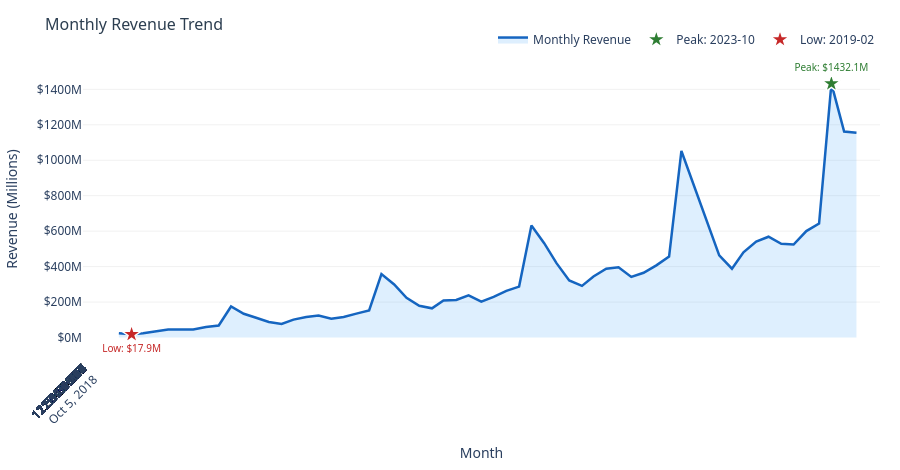
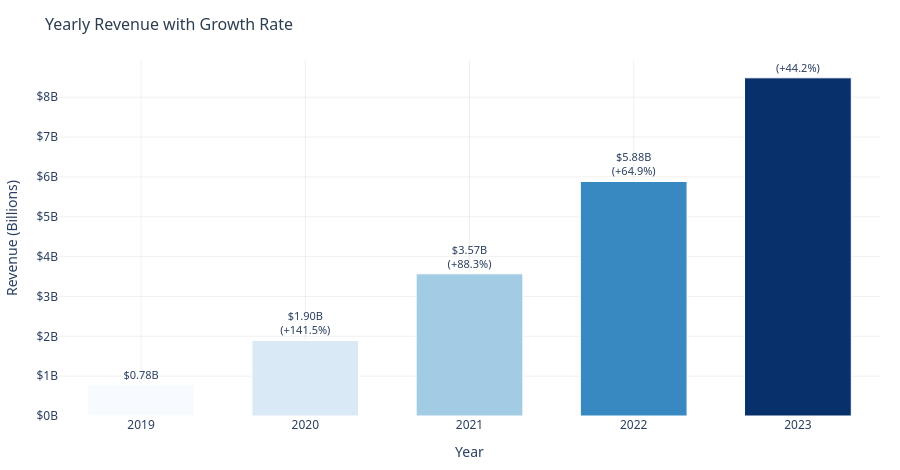
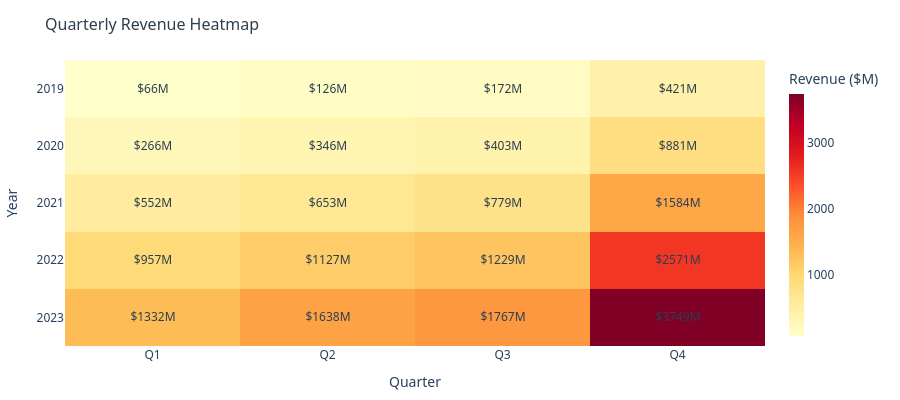
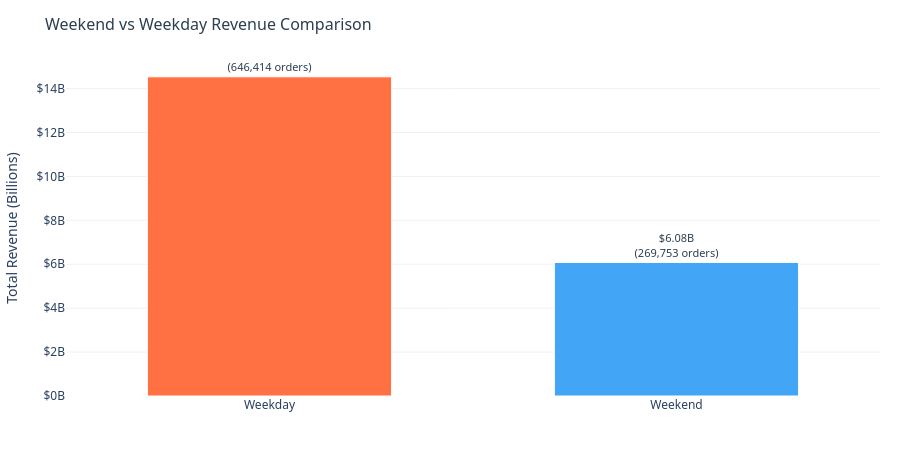

The notebook cell saved with these charts, in order:
### Markdown cell above
#### 6.2 Time Series Revenue Analysis

### Code cell
#
# Time Series Revenue Analysis
# Purpose: Identify revenue trends over time
#          Monthly and yearly revenue patterns
#          Business insight: Seasonality and growth trends
#

import plotly.graph_objects as go
import plotly.express as px
import numpy as np


print(f"{'TIME SERIES REVENUE ANALYSIS':^60}")


# -- Query 1: Monthly revenue trend --
monthly_revenue = spark.sql("""
    SELECT
        d.year,
        d.month_number,
        d.month_name,
        CONCAT(d.year, '-', LPAD(d.month_number, 2, '0'))
            AS year_month,
        COUNT(f.sales_sk)                   AS total_orders,
        ROUND(SUM(f.line_total), 2)         AS monthly_revenue,
        ROUND(AVG(f.line_total), 2)         AS avg_order_value,
        COUNT(DISTINCT f.customer_sk)       AS unique_customers,
        ROUND(AVG(f.discount_pct) * 100, 2) AS avg_discount_pct
    FROM FACT_SALES f
    JOIN DIM_DATE d ON f.date_sk = d.date_sk
    GROUP BY d.year, d.month_number, d.month_name,
             year_month
    ORDER BY d.year, d.month_number
""")

# -- Query 2: Yearly revenue summary --
yearly_revenue = spark.sql("""
    SELECT
        d.year,
        COUNT(f.sales_sk)               AS total_orders,
        ROUND(SUM(f.line_total), 2)     AS yearly_revenue,
        ROUND(AVG(f.line_total), 2)     AS avg_order_value,
        COUNT(DISTINCT f.customer_sk)   AS unique_customers,
        COUNT(DISTINCT f.product_sk)    AS unique_products_sold
    FROM FACT_SALES f
    JOIN DIM_DATE d ON f.date_sk = d.date_sk
    GROUP BY d.year
    ORDER BY d.year
""")

# -- Query 3: Weekend vs weekday revenue --
weekend_analysis = spark.sql("""
    SELECT
        CASE WHEN d.is_weekend = true
             THEN 'Weekend' ELSE 'Weekday' END AS day_type,
        COUNT(f.sales_sk)               AS total_orders,
        ROUND(SUM(f.line_total), 2)     AS total_revenue,
        ROUND(AVG(f.line_total), 2)     AS avg_order_value
    FROM FACT_SALES f
    JOIN DIM_DATE d ON f.date_sk = d.date_sk
    GROUP BY d.is_weekend
    ORDER BY day_type
""")

# -- Query 4: Quarter revenue --
quarter_revenue = spark.sql("""
    SELECT
        d.year,
        d.quarter,
        ROUND(SUM(f.line_total), 2)   AS quarterly_revenue,
        COUNT(f.sales_sk)             AS total_orders
    FROM FACT_SALES f
    JOIN DIM_DATE d ON f.date_sk = d.date_sk
    GROUP BY d.year, d.quarter
    ORDER BY d.year, d.quarter
""")

monthly_pd  = monthly_revenue.toPandas()
yearly_pd   = yearly_revenue.toPandas()
weekend_pd  = weekend_analysis.toPandas()
quarter_pd  = quarter_revenue.toPandas()

plot_dir = OUTPUT_DIRS["plots"]

# -- VISUALIZATION WITH PLOTLY --

# --- Plot 1: Monthly Revenue Trend (Area + Line) ---
max_idx = monthly_pd["monthly_revenue"].idxmax()
min_idx = monthly_pd["monthly_revenue"].idxmin()

fig1 = go.Figure()
fig1.add_trace(go.Scatter(
    x=monthly_pd["year_month"],
    y=monthly_pd["monthly_revenue"] / 1e6,
    mode="lines",
    fill="tozeroy",
    fillcolor="rgba(33,150,243,0.15)",
    line=dict(color="#1565C0", width=2.5),
    hovertemplate=(
        "<b>%{x}</b><br>"
        "Revenue: $%{y:.1f}M<br>"
        "<extra></extra>"
    ),
    name="Monthly Revenue"
))
# Peak marker
fig1.add_trace(go.Scatter(
    x=[monthly_pd.loc[max_idx, "year_month"]],
    y=[monthly_pd.loc[max_idx, "monthly_revenue"] / 1e6],
    mode="markers+text",
    marker=dict(color="#2e7d32", size=14, symbol="star", line=dict(color="white", width=1.5)),
    text=[f"Peak: ${monthly_pd.loc[max_idx, 'monthly_revenue']/1e6:.1f}M"],
    textposition="top center",
    textfont=dict(size=10, color="#2e7d32"),
    name=f"Peak: {monthly_pd.loc[max_idx, 'year_month']}",
    showlegend=True
))
# Low marker
fig1.add_trace(go.Scatter(
    x=[monthly_pd.loc[min_idx, "year_month"]],
    y=[monthly_pd.loc[min_idx, "monthly_revenue"] / 1e6],
    mode="markers+text",
    marker=dict(color="#c62828", size=14, symbol="star", line=dict(color="white", width=1.5)),
    text=[f"Low: ${monthly_pd.loc[min_idx, 'monthly_revenue']/1e6:.1f}M"],
    textposition="bottom center",
    textfont=dict(size=10, color="#c62828"),
    name=f"Low: {monthly_pd.loc[min_idx, 'year_month']}",
    showlegend=True
))
fig1.update_layout(
    title=dict(text="Monthly Revenue Trend", font=dict(size=16, color="#2c3e50")),
    xaxis=dict(title="Month", gridcolor="rgba(0,0,0,0.06)", tickangle=-45, dtick=3),
    yaxis=dict(title="Revenue (Millions)", gridcolor="rgba(0,0,0,0.06)", tickprefix="$", ticksuffix="M"),
    plot_bgcolor="white",
    height=470,
    margin=dict(l=20, r=20, t=60, b=60),
    font=dict(family="Segoe UI, sans-serif", size=12),
    legend=dict(orientation="h", yanchor="bottom", y=1.02, xanchor="right", x=1)
)
fig1.show()
fig1.write_image(os.path.join(plot_dir, "6_2_monthly_revenue_trend.png"), scale=2)
print("  Saved: 6_2_monthly_revenue_trend.png")

# --- Plot 2: Yearly Revenue with Growth Rate ---
yearly_pd["growth_pct"] = yearly_pd["yearly_revenue"].pct_change() * 100
growth_text = []
for i, row in yearly_pd.iterrows():
    if i == 0 or np.isnan(row["growth_pct"]):
        growth_text.append(f"${row['yearly_revenue']/1e9:.2f}B")
    else:
        arrow = "+" if row["growth_pct"] > 0 else ""
        growth_text.append(f"${row['yearly_revenue']/1e9:.2f}B<br>({arrow}{row['growth_pct']:.1f}%)")

fig2 = go.Figure()
fig2.add_trace(go.Bar(
    x=yearly_pd["year"].astype(str),
    y=yearly_pd["yearly_revenue"] / 1e9,
    marker=dict(
        color=yearly_pd["yearly_revenue"],
        colorscale="Blues",
        line=dict(color="white", width=1)
    ),
    text=growth_text,
    textposition="outside",
    textfont=dict(size=11),
    hovertemplate=(
        "<b>Year %{x}</b><br>"
        "Revenue: $%{y:.2f}B<br>"
        "Orders: %{customdata[0]:,}<br>"
        "Customers: %{customdata[1]:,}<br>"
        "<extra></extra>"
    ),
    customdata=yearly_pd[["total_orders", "unique_customers"]].values
))
fig2.update_layout(
    title=dict(text="Yearly Revenue with Growth Rate", font=dict(size=16, color="#2c3e50")),
    xaxis=dict(title="Year", gridcolor="rgba(0,0,0,0.06)"),
    yaxis=dict(title="Revenue (Billions)", gridcolor="rgba(0,0,0,0.06)", tickprefix="$", ticksuffix="B"),
    plot_bgcolor="white",
    height=470,
    margin=dict(l=20, r=20, t=60, b=40),
    font=dict(family="Segoe UI, sans-serif", size=12),
    bargap=0.35
)
fig2.show()
fig2.write_image(os.path.join(plot_dir, "6_2_yearly_revenue_growth.png"), scale=2)
print("  Saved: 6_2_yearly_revenue_growth.png")

# --- Plot 3: Quarterly Revenue Heatmap ---
quarter_pivot = quarter_pd.pivot(index="year", columns="quarter", values="quarterly_revenue") / 1e6

fig3 = go.Figure(data=go.Heatmap(
    z=quarter_pivot.values,
    x=[str(q) if str(q).startswith("Q") else f"Q{int(q)}" for q in quarter_pivot.columns],
    y=quarter_pivot.index.astype(str),
    colorscale="YlOrRd",
    text=[[f"${v:.0f}M" if not np.isnan(v) else "" for v in row] for row in quarter_pivot.values],
    texttemplate="%{text}",
    textfont=dict(size=12, color="#2c3e50"),
    hovertemplate=(
        "Year: %{y}<br>"
        "%{x}<br>"
        "Revenue: %{text}<br>"
        "<extra></extra>"
    ),
    colorbar=dict(title="Revenue ($M)", thickness=15)
))
fig3.update_layout(
    title=dict(text="Quarterly Revenue Heatmap", font=dict(size=16, color="#2c3e50")),
    xaxis=dict(title="Quarter", side="bottom"),
    yaxis=dict(title="Year", autorange="reversed"),
    plot_bgcolor="white",
    height=400,
    margin=dict(l=20, r=20, t=60, b=40),
    font=dict(family="Segoe UI, sans-serif", size=12)
)
fig3.show()
fig3.write_image(os.path.join(plot_dir, "6_2_quarterly_heatmap.png"), scale=2)
print("  Saved: 6_2_quarterly_heatmap.png")

# --- Plot 4: Weekend vs Weekday Revenue Comparison ---
fig4 = go.Figure()
fig4.add_trace(go.Bar(
    x=weekend_pd["day_type"],
    y=weekend_pd["total_revenue"] / 1e9,
    marker=dict(
        color=["#FF7043", "#42A5F5"],
        line=dict(color="white", width=1)
    ),
    text=[f"${v/1e9:.2f}B<br>({o:,} orders)" for v, o in zip(weekend_pd["total_revenue"], weekend_pd["total_orders"])],
    textposition="outside",
    textfont=dict(size=11, color="#2c3e50"),
    hovertemplate=(
        "<b>%{x}</b><br>"
        "Revenue: $%{y:.2f}B<br>"
        "Avg Order: $%{customdata[0]:,.2f}<br>"
        "<extra></extra>"
    ),
    customdata=weekend_pd[["avg_order_value"]].values
))
fig4.update_layout(
    title=dict(text="Weekend vs Weekday Revenue Comparison", font=dict(size=16, color="#2c3e50")),
    xaxis=dict(title=""),
    yaxis=dict(title="Total Revenue (Billions)", gridcolor="rgba(0,0,0,0.06)", tickprefix="$", ticksuffix="B"),
    plot_bgcolor="white",
    height=450,
    margin=dict(l=20, r=20, t=60, b=40),
    font=dict(family="Segoe UI, sans-serif", size=12),
    bargap=0.4
)
fig4.show()
fig4.write_image(os.path.join(plot_dir, "6_2_weekend_vs_weekday.png"), scale=2)
print("  Saved: 6_2_weekend_vs_weekday.png")

# -- Business insights --
print(f"\n  BUSINESS INSIGHTS:")
print(f"  {'-'*55}")
best_year  = yearly_pd.loc[yearly_pd["yearly_revenue"].idxmax()]
best_month = monthly_pd.loc[monthly_pd["monthly_revenue"].idxmax()]
print(f"  Best year        : {int(best_year['year'])} "
      f"(${best_year['yearly_revenue']/1e9:.2f}B)")
print(f"  Best month       : {best_month['year_month']} "
      f"(${best_month['monthly_revenue']/1e6:.1f}M)")
print(f"\n  Yearly summary:")
yearly_revenue.show(truncate=False)
print("=" * 60)
print("  Cell complete")
print("=" * 60)

### Figure 1 — Plotly figure (JSON) as saved in the notebook; plotly's stock layout.template omitted (floating-point values rounded to 4 significant figures)
{"data": [{"fill": "tozeroy", "fillcolor": "rgba(33,150,243,0.15)", "hovertemplate": "<b>%{x}</b><br>Revenue: $%{y:.1f}M<br><extra></extra>", "line": {"color": "#1565C0", "width": 2.5}, "mode": "lines", "name": "Monthly Revenue", "type": "scatter", "x": ["2019-01", "2019-02", "2019-03", "2019-04", "2019-05", "2019-06", "2019-07", "2019-08", "2019-09", "2019-10", "2019-11", "2019-12", "2020-01", "2020-02", "2020-03", "2020-04", "2020-05", "2020-06", "2020-07", "2020-08", "2020-09", "2020-10", "2020-11", "2020-12", "2021-01", "2021-02", "2021-03", "2021-04", "2021-05", "2021-06", "2021-07", "2021-08", "2021-09", "2021-10", "2021-11", "2021-12", "2022-01", "2022-02", "2022-03", "2022-04", "2022-05", "2022-06", "2022-07", "2022-08", "2022-09", "2022-10", "2022-11", "2022-12", "2023-01", "2023-02", "2023-03", "2023-04", "2023-05", "2023-06", "2023-07", "2023-08", "2023-09", "2023-10", "2023-11", "2023-12"], "y": [24.01, 17.91, 24.12, 35.71, 45.2, 45.54, 44.8, 59.35, 67.57, 174.9, 134.0, 111.7, 88.07, 76.81, 101.0, 115.2, 123.8, 106.6, 115.6, 134.7, 152.7, 357.7, 299.4, 223.5, 178.7, 164.9, 208.7, 212.0, 238.4, 202.5, 229.1, 262.8, 287.2, 632.0, 532.3, 419.7, 321.7, 291.1, 344.4, 387.9, 396.8, 342.0, 365.2, 407.1, 456.9, 1052.0, 857.7, 661.3, 463.4, 388.0, 480.5, 541.0, 568.6, 528.8, 524.3, 600.5, 642.6, 1432.0, 1162.0, 1155.0]}, {"marker": {"color": "#2e7d32", "line": {"color": "white", "width": 1.5}, "size": 14, "symbol": "star"}, "mode": "markers+text", "name": "Peak: 2023-10", "showlegend": true, "text": ["Peak: $1432.1M"], "textfont": {"color": "#2e7d32", "size": 10}, "textposition": "top center", "type": "scatter", "x": ["2023-10"], "y": [1432.0]}, {"marker": {"color": "#c62828", "line": {"color": "white", "width": 1.5}, "size": 14, "symbol": "star"}, "mode": "markers+text", "name": "Low: 2019-02", "showlegend": true, "text": ["Low: $17.9M"], "textfont": {"color": "#c62828", "size": 10}, "textposition": "bottom center", "type": "scatter", "x": ["2019-02"], "y": [17.91]}], "layout": {"font": {"family": "Segoe UI, sans-serif", "size": 12}, "height": 470, "legend": {"orientation": "h", "x": 1, "xanchor": "right", "y": 1.02, "yanchor": "bottom"}, "margin": {"b": 60, "l": 20, "r": 20, "t": 60}, "plot_bgcolor": "white", "title": {"font": {"color": "#2c3e50", "size": 16}, "text": "Monthly Revenue Trend"}, "xaxis": {"dtick": 3, "gridcolor": "rgba(0,0,0,0.06)", "tickangle": -45, "title": {"text": "Month"}}, "yaxis": {"gridcolor": "rgba(0,0,0,0.06)", "tickprefix": "$", "ticksuffix": "M", "title": {"text": "Revenue (Millions)"}}}}

### Figure 2 — Plotly figure (JSON) as saved in the notebook; plotly's stock layout.template omitted (floating-point values rounded to 4 significant figures)
{"data": [{"customdata": [[35052, 12064], [84685, 25295], [159319, 41149], [259807, 58725], [377304, 75277]], "hovertemplate": "<b>Year %{x}</b><br>Revenue: $%{y:.2f}B<br>Orders: %{customdata[0]:,}<br>Customers: %{customdata[1]:,}<br><extra></extra>", "marker": {"color": [784900000.0, 1895000000.0, 3568000000.0, 5884000000.0, 8487000000.0], "colorscale": [[0, "rgb(247,251,255)"], [0.125, "rgb(222,235,247)"], [0.25, "rgb(198,219,239)"], [0.375, "rgb(158,202,225)"], [0.5, "rgb(107,174,214)"], [0.625, "rgb(66,146,198)"], [0.75, "rgb(33,113,181)"], [0.875, "rgb(8,81,156)"], [1, "rgb(8,48,107)"]], "line": {"color": "white", "width": 1}}, "text": ["$0.78B", "$1.90B<br>(+141.5%)", "$3.57B<br>(+88.3%)", "$5.88B<br>(+64.9%)", "$8.49B<br>(+44.2%)"], "textfont": {"size": 11}, "textposition": "outside", "type": "bar", "x": ["2019", "2020", "2021", "2022", "2023"], "y": [0.7849, 1.895, 3.568, 5.884, 8.487]}], "layout": {"bargap": 0.35, "font": {"family": "Segoe UI, sans-serif", "size": 12}, "height": 470, "margin": {"b": 40, "l": 20, "r": 20, "t": 60}, "plot_bgcolor": "white", "title": {"font": {"color": "#2c3e50", "size": 16}, "text": "Yearly Revenue with Growth Rate"}, "xaxis": {"gridcolor": "rgba(0,0,0,0.06)", "title": {"text": "Year"}}, "yaxis": {"gridcolor": "rgba(0,0,0,0.06)", "tickprefix": "$", "ticksuffix": "B", "title": {"text": "Revenue (Billions)"}}}}

### Figure 3 — Plotly figure (JSON) as saved in the notebook; plotly's stock layout.template omitted (floating-point values rounded to 4 significant figures)
{"data": [{"colorbar": {"thickness": 15, "title": {"text": "Revenue ($M)"}}, "colorscale": [[0, "rgb(255,255,204)"], [0.125, "rgb(255,237,160)"], [0.25, "rgb(254,217,118)"], [0.375, "rgb(254,178,76)"], [0.5, "rgb(253,141,60)"], [0.625, "rgb(252,78,42)"], [0.75, "rgb(227,26,28)"], [0.875, "rgb(189,0,38)"], [1, "rgb(128,0,38)"]], "hovertemplate": "Year: %{y}<br>%{x}<br>Revenue: %{text}<br><extra></extra>", "text": [["$66M", "$126M", "$172M", "$421M"], ["$266M", "$346M", "$403M", "$881M"], ["$552M", "$653M", "$779M", "$1584M"], ["$957M", "$1127M", "$1229M", "$2571M"], ["$1332M", "$1638M", "$1767M", "$3749M"]], "textfont": {"color": "#2c3e50", "size": 12}, "texttemplate": "%{text}", "type": "heatmap", "x": ["Q1", "Q2", "Q3", "Q4"], "y": ["2019", "2020", "2021", "2022", "2023"], "z": [[66.04, 126.4, 171.7, 420.7], [265.9, 345.6, 403.0, 880.6], [552.2, 652.9, 779.0, 1584.0], [957.2, 1127.0, 1229.0, 2571.0], [1332.0, 1638.0, 1767.0, 3749.0]]}], "layout": {"font": {"family": "Segoe UI, sans-serif", "size": 12}, "height": 400, "margin": {"b": 40, "l": 20, "r": 20, "t": 60}, "plot_bgcolor": "white", "title": {"font": {"color": "#2c3e50", "size": 16}, "text": "Quarterly Revenue Heatmap"}, "xaxis": {"side": "bottom", "title": {"text": "Quarter"}}, "yaxis": {"autorange": "reversed", "title": {"text": "Year"}}}}

### Figure 4 — Plotly figure (JSON) as saved in the notebook; plotly's stock layout.template omitted (floating-point values rounded to 4 significant figures)
{"data": [{"customdata": [[22490.0], [22540.0]], "hovertemplate": "<b>%{x}</b><br>Revenue: $%{y:.2f}B<br>Avg Order: $%{customdata[0]:,.2f}<br><extra></extra>", "marker": {"color": ["#FF7043", "#42A5F5"], "line": {"color": "white", "width": 1}}, "text": ["$14.54B<br>(646,414 orders)", "$6.08B<br>(269,753 orders)"], "textfont": {"color": "#2c3e50", "size": 11}, "textposition": "outside", "type": "bar", "x": ["Weekday", "Weekend"], "y": [14.54, 6.08]}], "layout": {"bargap": 0.4, "font": {"family": "Segoe UI, sans-serif", "size": 12}, "height": 450, "margin": {"b": 40, "l": 20, "r": 20, "t": 60}, "plot_bgcolor": "white", "title": {"font": {"color": "#2c3e50", "size": 16}, "text": "Weekend vs Weekday Revenue Comparison"}, "xaxis": {"title": {"text": ""}}, "yaxis": {"gridcolor": "rgba(0,0,0,0.06)", "tickprefix": "$", "ticksuffix": "B", "title": {"text": "Total Revenue (Billions)"}}}}
